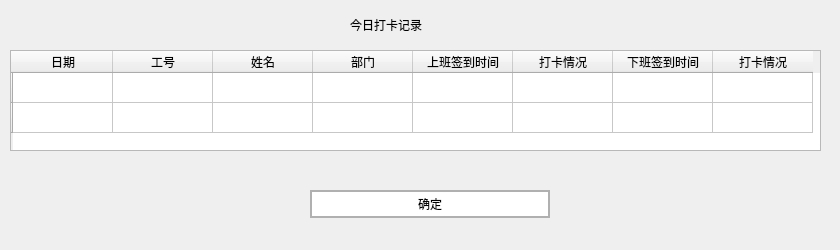
<?xml version="1.0" encoding="UTF-8"?>
<ui version="4.0">
 <class>staffQuery</class>
 <widget class="QWidget" name="staffQuery">
  <property name="geometry">
   <rect>
    <x>0</x>
    <y>0</y>
    <width>840</width>
    <height>250</height>
   </rect>
  </property>
  <property name="minimumSize">
   <size>
    <width>840</width>
    <height>250</height>
   </size>
  </property>
  <property name="maximumSize">
   <size>
    <width>840</width>
    <height>250</height>
   </size>
  </property>
  <property name="windowTitle">
   <string>Form</string>
  </property>
  <widget class="QPushButton" name="btnOK">
   <property name="geometry">
    <rect>
     <x>310</x>
     <y>190</y>
     <width>240</width>
     <height>28</height>
    </rect>
   </property>
   <property name="styleSheet">
    <string notr="true">QPushButton {
		color:rgb(0,0,0);
		border: 2px solid #b0b0b0;
background-color: rgb(255, 255, 255);
		border-radius:15px;
		min-width:80px
}QPushButton:hover{ 
color:rgb(255, 255, 255);
background-color: rgb(200, 200, 200);
border:2px solid  #b0b0b0;
border-radius:15px;
}
QPushButton:pressed{
color:rgb(0, 0, 0);
background-color: rgb(255, 255, 255);
border:2px solid  #b0b0b0;
border-radius:15px;
}</string>
   </property>
   <property name="text">
    <string>确定</string>
   </property>
  </widget>
  <widget class="QLabel" name="label">
   <property name="geometry">
    <rect>
     <x>350</x>
     <y>0</y>
     <width>150</width>
     <height>50</height>
    </rect>
   </property>
   <property name="styleSheet">
    <string notr="true">font: 14pt &quot;宋体&quot;;</string>
   </property>
   <property name="text">
    <string>今日打卡记录</string>
   </property>
  </widget>
  <widget class="QTableWidget" name="tableWidget">
   <property name="geometry">
    <rect>
     <x>10</x>
     <y>50</y>
     <width>811</width>
     <height>101</height>
    </rect>
   </property>
   <row>
    <property name="text">
     <string/>
    </property>
   </row>
   <row>
    <property name="text">
     <string/>
    </property>
   </row>
   <column>
    <property name="text">
     <string>日期</string>
    </property>
   </column>
   <column>
    <property name="text">
     <string>工号</string>
    </property>
   </column>
   <column>
    <property name="text">
     <string>姓名</string>
    </property>
   </column>
   <column>
    <property name="text">
     <string>部门</string>
    </property>
   </column>
   <column>
    <property name="text">
     <string>上班签到时间</string>
    </property>
   </column>
   <column>
    <property name="text">
     <string>打卡情况</string>
    </property>
   </column>
   <column>
    <property name="text">
     <string>下班签到时间</string>
    </property>
   </column>
   <column>
    <property name="text">
     <string>打卡情况</string>
    </property>
   </column>
  </widget>
 </widget>
 <resources/>
 <connections/>
</ui>
